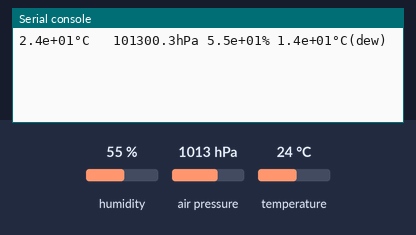
The program below on a simulated ESP8266 board running MicroPython. Shown: the last lines printed to the serial console. Inputs (shaded band) come from the test bench; at power-on: humidity 55 %, temperature 24 °C, air pressure 1013 hPa. Library files of the repository ran but are not shown: bme280_float.py.

Above: at 1.2 s.
1.3 s: humidity set to 22 %
At 2.4 s:
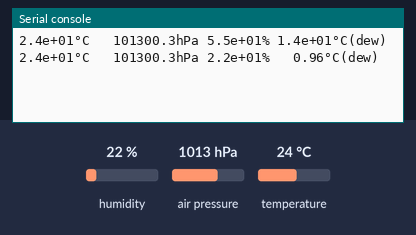
3.5 s: temperature set to 28 °C
At 5.2 s:
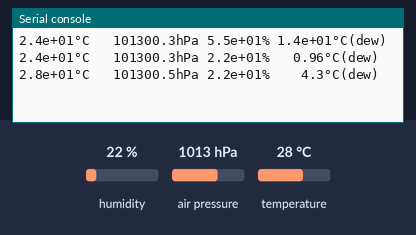
5.5 s: air pressure set to 952 hPa
At 6.8 s:
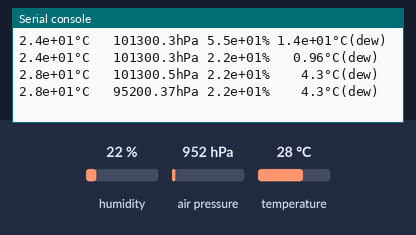

Measured:
- after the input at 1.3 s, the serial console: prints a new line after 0.71 s (image 1)
- after the input at 3.5 s, the serial console: prints a new line after 0.51 s (image 2)
- after the input at 5.5 s, the serial console: prints a new line after 0.51 s (image 3)

The program:

main.py
```python
import time
from machine import I2C, Pin
from bme280_float import BME280, BME280_OSAMPLE_8

# BME280 - SPIs
# D1 - 05 - SCL
# D2 - 04 - SDA

# init sensor
i2c = I2C(scl=Pin(5), sda=Pin(4))
bme280 = BME280(i2c=i2c, mode=BME280_OSAMPLE_8)


def read_data(bme280):
    data = bme280.read_compensated_data()
    dew = bme280.dew_point
    print("{:6.2}°C {:10}hPa {:5.2}% {:6.2}°C(dew)".format(data[0], data[1], data[2], dew))
    return [data[0], data[1], data[2], dew]

while (True):
    read_data(bme280)
    time.sleep(2)
    
```
